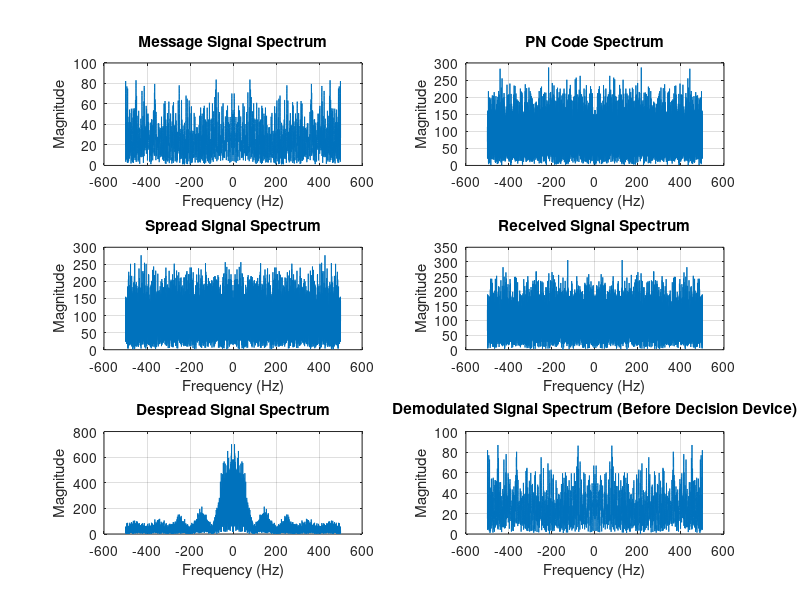

Reproduce this figure in MATLAB. (Note: this script raises an error after producing the figure.)
%% DSSS

M = 2; % BPSK modulation
numBits = 1000; % Number of bits
chipRate = 10; % Chips per bit
snr = 10; % Signal-to-noise ratio in dB
fs = 1000; % Sampling frequency

% Generate random bits
dataBits = randi([0 1], numBits, 1);
modulatedData = 2*dataBits - 1; % BPSK mapping (0 -> -1, 1 -> 1)

% Generate PN sequence (chips)
pnSequence = randi([0 1], numBits*chipRate, 1);
pnSequence = 2*pnSequence - 1; % Convert to bipolar (-1, 1)

% Spread the signal
spreadSignal = repelem(modulatedData, chipRate) .* pnSequence;

% Transmit over AWGN channel
receivedSignal = awgn(spreadSignal, snr, 'measured');

% Despread the signal
despreadSignal = receivedSignal .* pnSequence;
despreadBits = sum(reshape(despreadSignal, chipRate, numBits), 1)' / chipRate;

% Calculate FFT for plotting spectra
n = length(spreadSignal);
frequencies = (-n/2:n/2-1)*(fs/n);

% Message signal spectrum
messageSpectrum = fftshift(fft(modulatedData, n));
% PN code spectrum
pnSpectrum = fftshift(fft(pnSequence, n));
% Modulated signal spectrum (spread signal)
spreadSignalSpectrum = fftshift(fft(spreadSignal, n));
% Received signal spectrum
receivedSignalSpectrum = fftshift(fft(receivedSignal, n));
% Despread signal spectrum
despreadSignalSpectrum = fftshift(fft(despreadSignal, n));
% Demodulated signal spectrum (before decision device)
demodulatedSignalSpectrum = fftshift(fft(despreadBits, n));

% Plotting
figure;
% Message signal spectrum
subplot(3,2,1);
plot(frequencies, abs(messageSpectrum));
title('Message Signal Spectrum');
xlabel('Frequency (Hz)');
ylabel('Magnitude');
grid on;
% PN code spectrum
subplot(3,2,2);
plot(frequencies, abs(pnSpectrum));
title('PN Code Spectrum');
xlabel('Frequency (Hz)');
ylabel('Magnitude');
grid on;
% Spread signal spectrum
subplot(3,2,3);
plot(frequencies, abs(spreadSignalSpectrum));
title('Spread Signal Spectrum');
xlabel('Frequency (Hz)');
ylabel('Magnitude');
grid on;
% Received signal spectrum
subplot(3,2,4);
plot(frequencies, abs(receivedSignalSpectrum));
title('Received Signal Spectrum');
xlabel('Frequency (Hz)');
ylabel('Magnitude');
grid on;
% Despread signal spectrum
subplot(3,2,5);
plot(frequencies, abs(despreadSignalSpectrum));
title('Despread Signal Spectrum');
xlabel('Frequency (Hz)');
ylabel('Magnitude');
grid on;

subplot(3,2,6);
plot(frequencies, abs(demodulatedSignalSpectrum));
title('Demodulated Signal Spectrum (Before Decision Device)');
xlabel('Frequency (Hz)');
ylabel('Magnitude');
grid on;
fprintf('DSSS BER: %e\n', BER_DSSS);

%% FHSS

numBits = 20; % Number of bits
numHops = 6; % Number of frequency hops
hopFrequencies = [1, 2, 3, 4, 5, 6] * 1e3; % Frequencies in Hz
hopDuration = 1e-3; % Duration of each hop in seconds
snr = 10; % Signal-to-noise ratio in dB
fs = 20e3; % Sampling frequency in Hz

% Generate random bits
dataBits = randi([0 1], numBits, 1);
modulatedData = 2*dataBits - 1; % BPSK mapping (0 -> -1, 1 -> 1)

bpskSignal = repelem(modulatedData, hopDuration*fs); % Create rectangular wave
t = (0:1/fs:hopDuration-1/fs)';

hopSignal = [];
fhssSignal = [];

for i = 1:numBits
    hopId = mod(i-1, numHops) + 1;
    freq = hopFrequencies(hopId);
    carrier = cos(2*pi*freq*t);
    hopSignal = [hopSignal; carrier];
    fhssSignal = [fhssSignal; bpskSignal((i-1)*length(t)+1:i*length(t)) .* carrier];
end

% Transmit over AWGN channel
receivedSignal = awgn(fhssSignal, snr, 'measured');
receivedBits = zeros(numBits, 1);

% Demodulate FHSS signal
demodulatedSignal = [];

for i = 1:numBits
    hopId = mod(i-1, numHops) + 1;
    freq = hopFrequencies(hopId);
    carrier = cos(2*pi*freq*t);
    segment = receivedSignal((i-1)*length(t)+1:i*length(t));
    demodulated = segment .* carrier;
    demodulatedSignal = [demodulatedSignal; demodulated];
    receivedBits(i) = sum(demodulated) > 0;
end

% Plotting
figure;
% Original 20-bit sequence
subplot(3, 2, 1);
stem(dataBits, 'filled');
title('Original 20-bit Sequence');
xlabel('Bit Index');
ylabel('Bit Value');
grid on;

% BPSK modulated signal (rectangular wave)
subplot(3, 2, 2);
plot(bpskSignal);
title('BPSK Modulated Signal (Rectangular Wave)');
xlabel('Sample Index');
ylabel('Amplitude');
grid on;

% Spread signal with 6 frequencies
subplot(3, 2, 3);
plot(hopSignal);
title('Spread Signal with 6 Frequencies');
xlabel('Sample Index');
ylabel('Amplitude');
grid on;

% Frequency ho
pped spread spectrum signal at transmitter
subplot(3, 2, 4);
plot(fhssSignal);
title('Frequency Hopped Spread Spectrum Signal');
xlabel('Sample Index');
ylabel('Amplitude');
grid on;

% Demodulated BPSK signal from widespread signal
subplot(3, 2, 5);
plot(demodulatedSignal);
title('Demodulated BPSK Signal from Spread Signal');
xlabel('Sample Index');
ylabel('Amplitude');
grid on;

% Original transmitted bits sequence at the receiver
subplot(3, 2, 6);
stem(receivedBits, 'filled');
title('Original Transmitted Bits Sequence at Receiver');
xlabel('Bit Index');
ylabel('Bit Value');
grid on;

% Calculate and display BER
%BER_FHSS = sum(dataBits ~= receivedBits) / numBits;
%fprintf('FHSS BER: %e\n', BER_FHSS);
